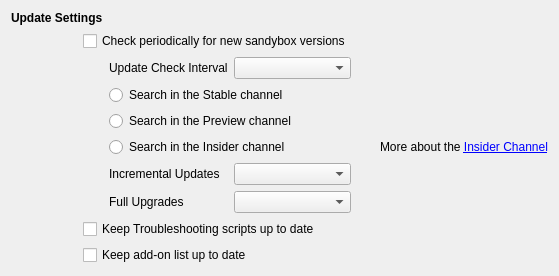
           <widget class="QWidget" name="tabUpdate">
            <attribute name="title">
             <string>sandybox Updater</string>
            </attribute>
            <layout class="QGridLayout" name="gridLayout_38">
             <item row="0" column="0">
              <layout class="QGridLayout" name="gridLayout_37">
               <property name="leftMargin">
                <number>0</number>
               </property>
               <item row="4" column="4">
                <widget class="QLabel" name="lblStable">
                 <property name="text">
                  <string/>
                 </property>
                </widget>
               </item>
               <item row="4" column="1">
                <widget class="QLabel" name="label_39">
                 <property name="maximumSize">
                  <size>
                   <width>20</width>
                   <height>16777215</height>
                  </size>
                 </property>
                 <property name="text">
                  <string/>
                 </property>
                </widget>
               </item>
               <item row="10" column="1" colspan="6">
                <widget class="QCheckBox" name="chkUpdateAddons">
                 <property name="text">
                  <string>Keep add-on list up to date</string>
                 </property>
                </widget>
               </item>
               <item row="1" column="0" colspan="2">
                <widget class="QLabel" name="lblUpdates">
                 <property name="font">
                  <font>
                   <bold>true</bold>
                   <kerning>true</kerning>
                  </font>
                 </property>
                 <property name="text">
                  <string>Update Settings</string>
                 </property>
                </widget>
               </item>
               <item row="5" column="4">
                <widget class="QLabel" name="lblPreview">
                 <property name="text">
                  <string/>
                 </property>
                </widget>
               </item>
               <item row="2" column="4" colspan="2">
                <widget class="QLabel" name="lblCurrent">
                 <property name="text">
                  <string/>
                 </property>
                </widget>
               </item>
               <item row="7" column="2">
                <widget class="QLabel" name="label_27">
                 <property name="toolTip">
                  <string>Hotpatches for the installed version, updates to the Templates.ini and translations.</string>
                 </property>
                 <property name="text">
                  <string>Incremental Updates</string>
                 </property>
                 <property name="buddy">
                  <cstring>cmbUpdate</cstring>
                 </property>
                </widget>
               </item>
               <item row="5" column="2" colspan="2">
                <widget class="QRadioButton" name="radPreview">
                 <property name="toolTip">
                  <string>The preview channel contains the latest GitHub pre-releases.</string>
                 </property>
                 <property name="text">
                  <string>Search in the Preview channel</string>
                 </property>
                </widget>
               </item>
               <item row="6" column="2" colspan="2">
                <widget class="QRadioButton" name="radInsider">
                 <property name="toolTip">
                  <string>The Insider channel offers early access to new features and bugfixes that will eventually be released to the public, as well as all relevant improvements from the stable channel. 
Unlike the preview channel, it does not include untested, potentially breaking, or experimental changes that may not be ready for wider use.</string>
                 </property>
                 <property name="text">
                  <string>Search in the Insider channel</string>
                 </property>
                </widget>
               </item>
               <item row="6" column="4">
                <widget class="QLabel" name="lblInsider">
                 <property name="text">
                  <string/>
                 </property>
                </widget>
               </item>
               <item row="7" column="3">
                <widget class="QComboBox" name="cmbUpdate"/>
               </item>
               <item row="11" column="4" colspan="2">
                <spacer name="horizontalSpacer_21">
                 <property name="orientation">
                  <enum>Qt::Orientation::Horizontal</enum>
                 </property>
                 <property name="sizeHint" stdset="0">
                  <size>
                   <width>40</width>
                   <height>0</height>
                  </size>
                 </property>
                </spacer>
               </item>
               <item row="8" column="2">
                <widget class="QLabel" name="label_25">
                 <property name="toolTip">
                  <string>New full installers from the selected release channel.</string>
                 </property>
                 <property name="text">
                  <string>Full Upgrades</string>
                 </property>
                 <property name="buddy">
                  <cstring>cmbRelease</cstring>
                 </property>
                </widget>
               </item>
               <item row="2" column="1" colspan="3">
                <widget class="QCheckBox" name="chkAutoUpdate">
                 <property name="text">
                  <string>Check periodically for new sandybox versions</string>
                 </property>
                </widget>
               </item>
               <item row="6" column="5" colspan="2">
                <widget class="QLabel" name="lblInsiderInfo">
                 <property name="toolTip">
                  <string/>
                 </property>
                 <property name="text">
                  <string>More about the &lt;a href=&quot;https://sandboxie-plus.com/go.php?to=sbie-insider&quot;&gt;Insider Channel&lt;/a&gt;</string>
                 </property>
                </widget>
               </item>
               <item row="11" column="6">
                <spacer name="horizontalSpacer_22">
                 <property name="orientation">
                  <enum>Qt::Orientation::Horizontal</enum>
                 </property>
                 <property name="sizeHint" stdset="0">
                  <size>
                   <width>40</width>
                   <height>0</height>
                  </size>
                 </property>
                </spacer>
               </item>
               <item row="9" column="1" colspan="6">
                <widget class="QCheckBox" name="chkUpdateIssues">
                 <property name="text">
                  <string>Keep Troubleshooting scripts up to date</string>
                 </property>
                </widget>
               </item>
               <item row="4" column="2" colspan="2">
                <widget class="QRadioButton" name="radStable">
                 <property name="toolTip">
                  <string>The stable channel contains the latest stable GitHub releases.</string>
                 </property>
                 <property name="text">
                  <string>Search in the Stable channel</string>
                 </property>
                </widget>
               </item>
               <item row="8" column="3">
                <widget class="QComboBox" name="cmbRelease"/>
               </item>
               <item row="11" column="1">
                <spacer name="verticalSpacer_12">
                 <property name="orientation">
                  <enum>Qt::Orientation::Vertical</enum>
                 </property>
                 <property name="sizeHint" stdset="0">
                  <size>
                   <width>20</width>
                   <height>0</height>
                  </size>
                 </property>
                </spacer>
               </item>
               <item row="3" column="3">
                <widget class="QComboBox" name="cmbInterval"/>
               </item>
               <item row="3" column="2">
                <widget class="QLabel" name="label_5">
                 <property name="text">
                  <string>Update Check Interval</string>
                 </property>
                 <property name="buddy">
                  <cstring>cmbInterval</cstring>
                 </property>
                </widget>
               </item>
               <item row="7" column="4" colspan="3">
                <widget class="QLabel" name="lblRevision">
                 <property name="text">
                  <string/>
                 </property>
                </widget>
               </item>
               <item row="8" column="4" colspan="3">
                <widget class="QLabel" name="lblRelease">
                 <property name="text">
                  <string/>
                 </property>
                </widget>
               </item>
              </layout>
             </item>
            </layout>
           </widget>
